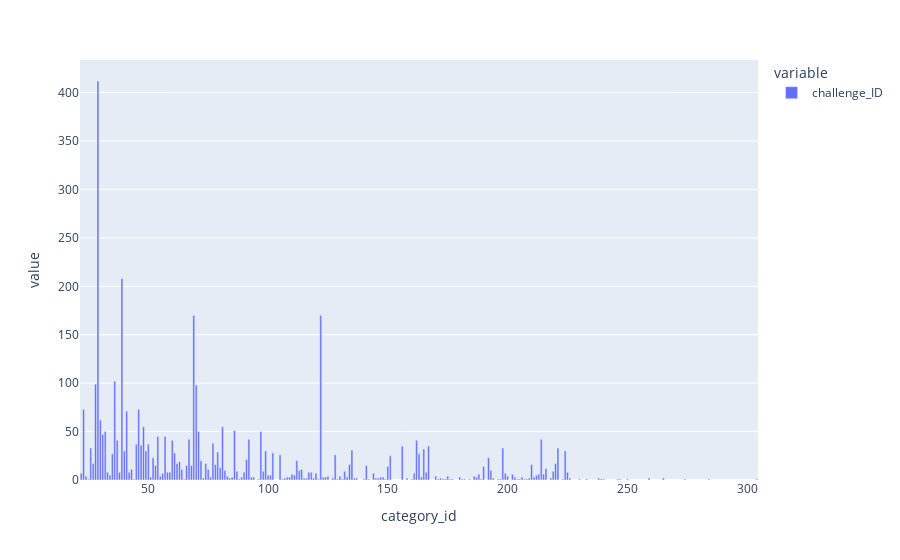

Here is the notebook cell this chart was saved with:
### Code cell
#Ehich category has the most of the challenges
top_20_challenge_category = challenge_data.groupby('category_id')['challenge_ID'].count().sort_values(ascending=False)
px.bar(top_20_challenge_category)

### Figure 1 — Plotly figure (JSON) as saved in the notebook; plotly's stock layout.template omitted (floating-point values rounded to 4 significant figures; data arrays with more than 128 entries replaced by an {"elided": "..."} marker saying what was removed)
{"data": [{"alignmentgroup": "True", "hovertemplate": "variable=challenge_ID<br>category_id=%{x}<br>value=%{y}<extra></extra>", "legendgroup": "challenge_ID", "marker": {"color": "#636efa"}, "name": "challenge_ID", "offsetgroup": "challenge_ID", "orientation": "v", "showlegend": true, "textposition": "auto", "type": "bar", "x": {"elided": "194 int values"}, "xaxis": "x", "y": {"elided": "194 int values"}, "yaxis": "y"}], "layout": {"barmode": "relative", "legend": {"title": {"text": "variable"}, "tracegroupgap": 0}, "margin": {"t": 60}, "xaxis": {"anchor": "y", "domain": [0, 1], "title": {"text": "category_id"}}, "yaxis": {"anchor": "x", "domain": [0, 1], "title": {"text": "value"}}}}
